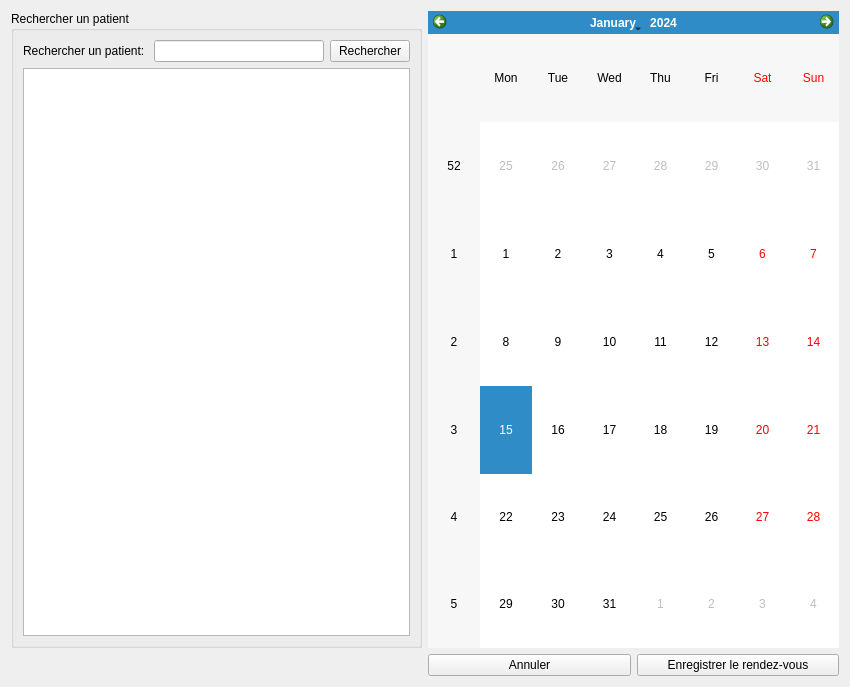
<?xml version="1.0" encoding="UTF-8"?>
<ui version="4.0">
 <class>saveNewDate</class>
 <widget class="QWidget" name="saveNewDate">
  <property name="geometry">
   <rect>
    <x>0</x>
    <y>0</y>
    <width>850</width>
    <height>687</height>
   </rect>
  </property>
  <property name="windowTitle">
   <string>Form</string>
  </property>
  <layout class="QGridLayout" name="gridLayout">
   <item row="0" column="2">
    <widget class="QCalendarWidget" name="calendarWidget"/>
   </item>
   <item row="0" column="0">
    <widget class="QGroupBox" name="searchAPatient">
     <property name="title">
      <string>Rechercher un patient</string>
     </property>
     <layout class="QGridLayout" name="gridLayout_2">
      <item row="2" column="0">
       <widget class="QListWidget" name="patientList_LW"/>
      </item>
      <item row="1" column="0">
       <layout class="QHBoxLayout" name="horizontalLayout_2">
        <item>
         <widget class="QLabel" name="searchPatient_LBL">
          <property name="text">
           <string>Rechercher un patient: </string>
          </property>
         </widget>
        </item>
        <item>
         <widget class="QLineEdit" name="searchPatient_LE"/>
        </item>
        <item>
         <widget class="QPushButton" name="search_PB">
          <property name="text">
           <string>Rechercher</string>
          </property>
         </widget>
        </item>
       </layout>
      </item>
     </layout>
    </widget>
   </item>
   <item row="1" column="2">
    <layout class="QHBoxLayout" name="horizontalLayout">
     <item>
      <widget class="QPushButton" name="saveNewDate_PB">
       <property name="text">
        <string>Annuler</string>
       </property>
      </widget>
     </item>
     <item>
      <widget class="QPushButton" name="cancel_PB">
       <property name="text">
        <string>Enregistrer le rendez-vous</string>
       </property>
      </widget>
     </item>
    </layout>
   </item>
  </layout>
 </widget>
 <resources/>
 <connections/>
</ui>
